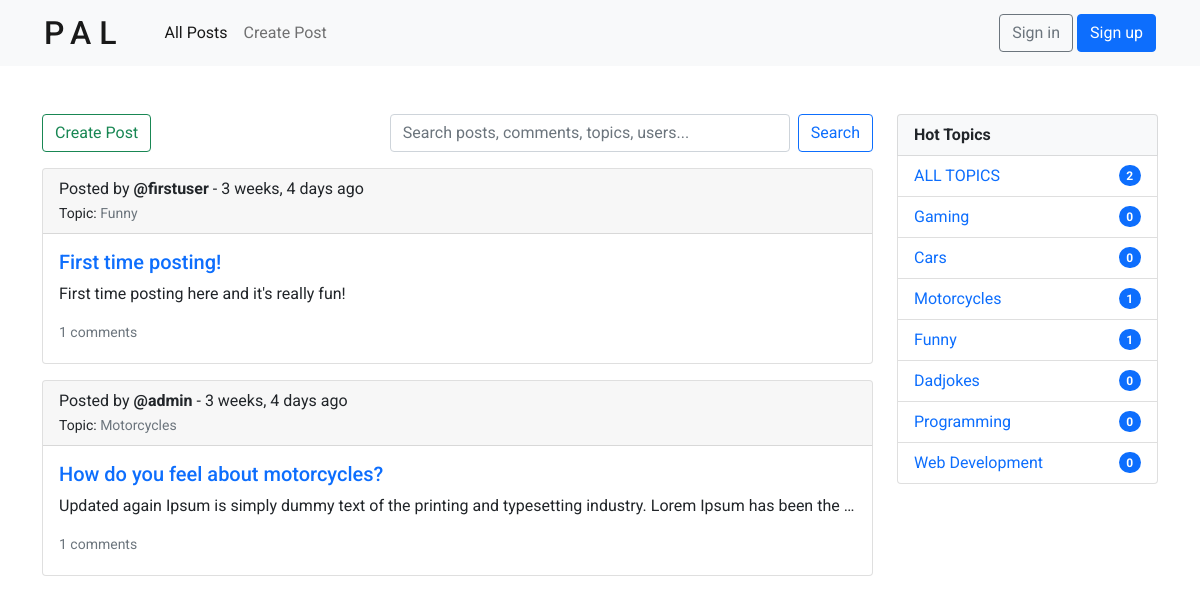
The app's page /, older data.
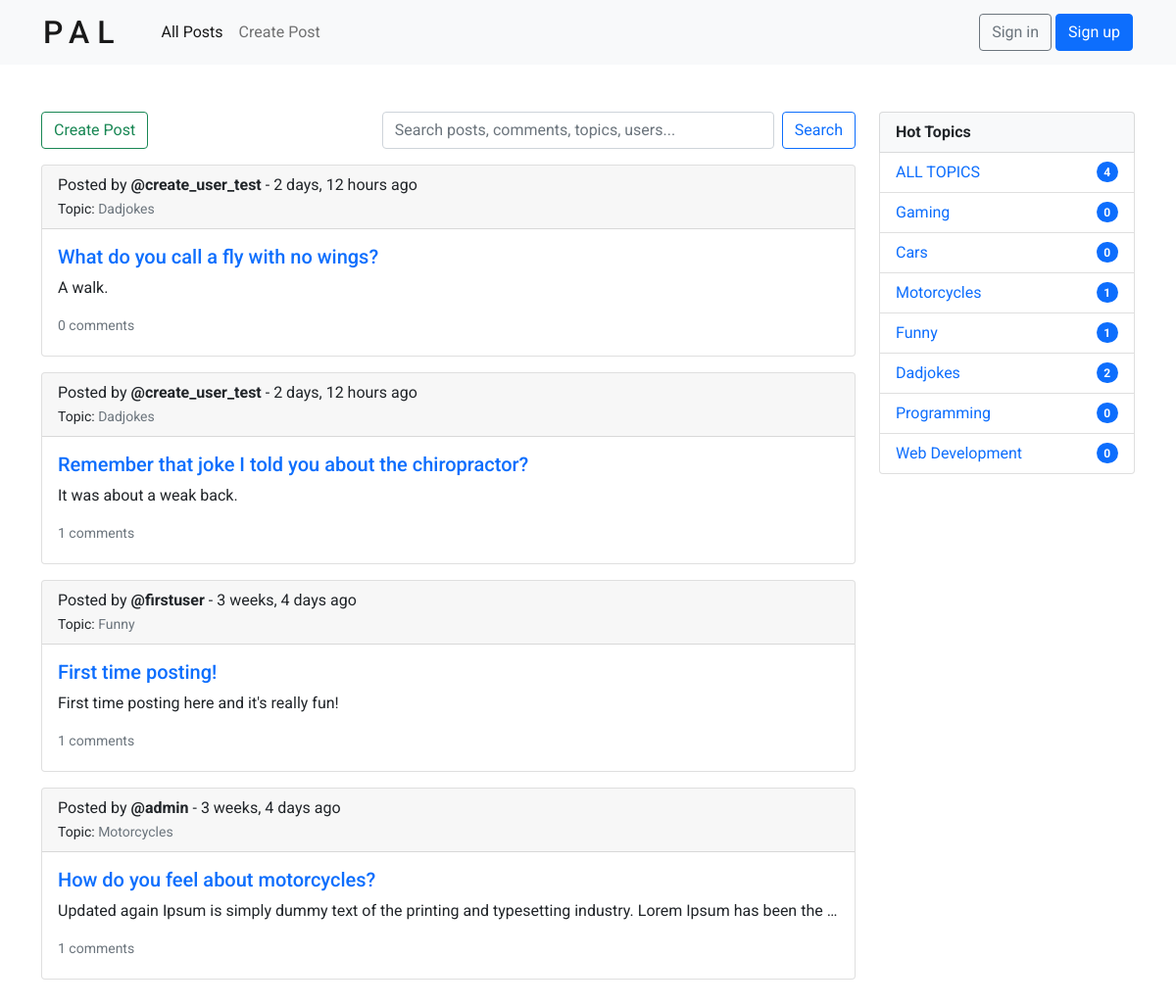
The same page, newer data.
### posts/models.py (models this page shows, shortened)
class Post(models.Model):
    name = models.CharField(max_length=200)
    description = models.TextField(null=True, blank=True)
    topic = models.ForeignKey(Topic, null=True, on_delete=SET_NULL) # each Post is related to a single Topic
    user = models.ForeignKey(User, null=True, on_delete=SET_NULL) # each Post is related to a single User
    created = models.DateTimeField(auto_now_add=True)
    updated = models.DateTimeField(auto_now=True)

class Topic(models.Model):
    name = models.CharField(max_length=50)
    def __str__(self):
        return self.name

### posts/views.py (the view)
# urls.py: path('', views.index, name='index'),
def index(request):
    if request.GET.get('q') == None:
        query = ''
    else:
        query = request.GET.get('q')
    topics = Topic.objects.all()
    posts = Post.objects.filter(
        Q(topic__name__icontains=query) |
        Q(name__icontains=query) |
        Q(description__icontains=query) |
        Q(comment__body__icontains=query) |
        Q(user__username__icontains=query)
    ).order_by('-created')
    posts_count = posts.count()
    context = {
        'posts': posts,
        'topics': topics,
        'posts_count': posts_count,
    }
    return render(request, 'posts/home.html', context)

### posts/templates/posts/home.html
{% extends 'main.html' %}
{% block content %}
<div class="row justify-content-md-center mt-5 mb-5">
    <div class="col-9">
        {% include 'posts/posts_component.html' %}
    </div>
    <div class="col-3">
        {% include 'posts/topics_component.html' %}
    </div>
</div>
{% endblock content %}

### templates/main.html (shortened to what this page needs)
<!DOCTYPE html>
{% load static %}
<html lang="en">
<head>
  <link href="https://cdn.jsdelivr.net/npm/bootstrap@5.1.3/dist/css/bootstrap.min.css" rel="stylesheet">
  <link rel="stylesheet" href="{% static 'styles/main.css' %}">
</head>
<body>
  {% include 'navbar.html' %}
  <div class="container">
    {% block content %}
    {% endblock content %}
  </div>
</body>
</html>

### templates/navbar.html (shortened to what this page needs)
<nav class="navbar navbar-expand-lg navbar-light bg-light sticky-top">
    <div class="container-fluid">
      <h1 class="navbar-brand">PAL</h1>
      <div class="collapse navbar-collapse" id="navbarSupportedContent">
        <ul class="navbar-nav me-auto mb-lg-0">
          <li class="nav-item">
            <a class="nav-link active" aria-current="page" href="{% url 'posts:index' %}">All Posts</a>
          </li>
          <li class="nav-item">
            <a class="nav-link" href="{% url 'posts:create-post' %}">Create Post</a>
          </li>
        </ul>
        <div class="d-flex align-center">
            {% if request.user.is_authenticated %}
                <div class="dropdown">
                    <button class="btn btn-secondary dropdown-toggle" type="button" id="dropdownMenuButton1" data-bs-toggle="dropdown" aria-expanded="false">
                        Hello, {{ request.user.username }}!
                    </button>
                    <ul class="dropdown-menu" aria-labelledby="dropdownMenuButton1">
                      <li><a class="dropdown-item" href="{% url 'user:log-out' %}">Logout</a></li>
                    </ul>
                  </div>
            {% else %}
                <div>
                    <a href="{% url 'user:sign-in' %}" class="btn btn-outline-secondary">Sign in</a>
                    <a href="{% url 'user:sign-up' %}" class="btn btn-primary">Sign up</a>
                </div>
            {% endif %}
        </div>
      </div>
    </div>
  </nav>

### posts/templates/posts/posts_component.html (shortened to what this page needs)
<div class="d-flex justify-content-between align-items-center">
    <a href="{% url 'posts:create-post' %}" class="btn btn-outline-success">Create Post</a>
    <form method="GET" action="{% url 'posts:index' %}" class="d-flex mr-5">
        <input id="search_all_input" class="form-control me-2" name="q" type="search" placeholder="Search posts, comments, topics, users..." aria-label="Search">
        <button class="btn btn-outline-primary" type="submit">Search</button>
    </form>
</div>
{% for post in posts %}
    <div class="card mt-3">
        <div class="card-header d-flex justify-content-between align-items-center">
            <div>
                <p>Posted by <b>@{{ post.user }}</b> - {{ post.created|timesince }} ago</p>
                <small>Topic: <a href="{% url 'posts:index' %}?q={{ post.topic.name }}" class="text-muted">{{ post.topic }}</a></small>
            </div>
        </div>
        <div class="card-body">
            <h5>
            <a class="card-title" href="{% url 'posts:post' post.id %}">{{ post.name }}</a>
            </h5>
            <p class="card-text">{{ post.description }}</p>
            <small class="d-block mb-1">
                <a href="{% url 'posts:post' post.id %}" class=" text-muted">{{ post.comment_set.all.count }} comments</a>
            </small>
        </div>
    </div>
{% endfor %}

### posts/templates/posts/topics_component.html
<ul class="list-group">
    <li class="list-group-item bg-light">
        <b>Hot Topics</b>
    </li>
    <li class="list-group-item d-flex justify-content-between align-items-center">
        <a href="{% url 'posts:index' %}">ALL TOPICS</a>
        <span class="badge bg-primary rounded-pill">{{ posts_count }}</span>
    </li>
    {% for topic in topics %}
        <li class="list-group-item d-flex justify-content-between align-items-center">
            <a href="{% url 'posts:index' %}?q={{ topic.name }}">{{ topic.name }}</a>
            <span class="badge bg-primary rounded-pill">{{ topic.post_set.all.count }}</span>
        </li>
    {% endfor %}
</ul>

### static/styles/main.css (style rules this page uses)
.navbar-brand { font-size: 2rem; padding: 0; margin: 0; margin-right: 2rem; letter-spacing: .5rem; }
.card-text { text-overflow: ellipsis; white-space: nowrap; overflow: hidden; }
.card-header p { margin-bottom: 0; }
.btn-outline-primary { margin-left: 1rem; }
.navbar { padding: .8rem 2rem; }
#search_all_input { width: 25rem; }
.btn-outline-primary { margin-left: 0; }

### static/styles/base.css (style rules this page uses)
*, *::before, *::after { margin: 0; padding: 0; box-sizing: border-box; }
body { font-family: 'Roboto', sans-serif; }
a { text-decoration: none; }

Row changes from the older to the newer data that the page shows:
added Post: user "create_user_test", created "2 days, 12 hours", topic "Dadjokes", name "What do you call a fly with no wings?", description "A walk.", comment_set.all.count "0"
added Post: user "create_user_test", created "2 days, 12 hours", topic "Dadjokes", name "Remember that joke I told you about the chiropractor?", description "It was about a weak back.", comment_set.all.count "1"
computed for Topic "Dadjokes": post_set.all.count "0" → "2"
Text that changed along with them:
{{ posts_count }}: "2" → "4"
